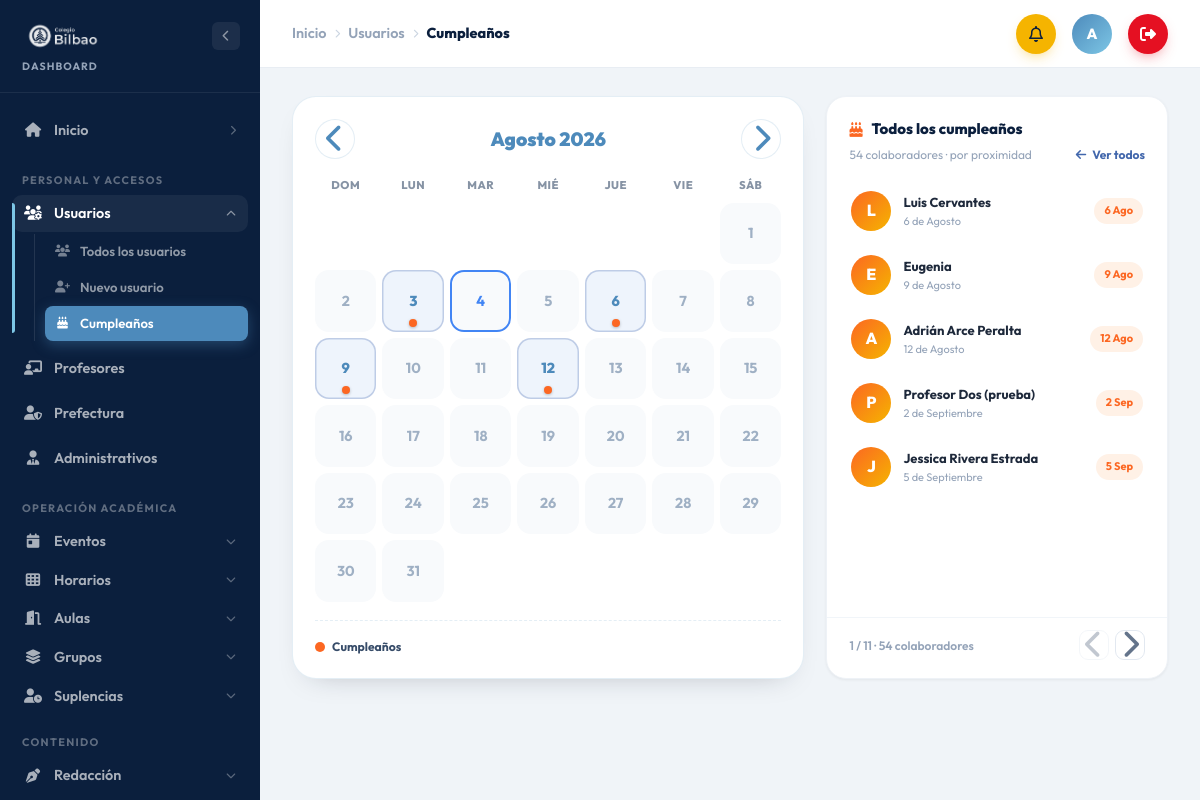
/dashboard/usuarios/cumpleanos (signed in), run on the app's committed database.
### tables this page shows
CREATE TABLE usuarios (
    id               INT UNSIGNED  NOT NULL AUTO_INCREMENT,
    nombre           VARCHAR(120)  NOT NULL,
    email            VARCHAR(180)  NOT NULL,
    password         VARCHAR(255)  NOT NULL,
    rol              ENUM('administrador','usuario') NOT NULL DEFAULT 'usuario',
    rol_redaccion    ENUM('revisor','editor') NULL,   
    tipo_personal    SET('profesor','prefecto','administrativo') NULL,  
    puede_suplir     TINYINT(1)    NOT NULL DEFAULT 1,  
    modulos          VARCHAR(255)  NULL,           
    fecha_nacimiento DATE          NULL,           
    avatar           VARCHAR(255)  NULL,
    ultimo_acceso    DATETIME      NULL,
    creado_en        TIMESTAMP     NOT NULL DEFAULT CURRENT_TIMESTAMP,
    PRIMARY KEY (id),
    UNIQUE KEY uq_email (email)
);

### views/blog/usuarios/cumpleanos.php (the view, shortened to what the rows shown need)
<?php
$mesesEs = ['Enero','Febrero','Marzo','Abril','Mayo','Junio','Julio','Agosto','Septiembre','Octubre','Noviembre','Diciembre'];
$mesesAb = ['Ene','Feb','Mar','Abr','May','Jun','Jul','Ago','Sep','Oct','Nov','Dic'];
$ahora    = new \DateTime();
$hoyMD    = $ahora->format('m-d');
$todayDoy = (int)$ahora->format('z');
$lista   = [];
foreach (($cumpleanos ?? []) as $c) {
    $md = str_pad((string)$c->mes, 2, '0', STR_PAD_LEFT) . '-' . str_pad((string)$c->dia, 2, '0', STR_PAD_LEFT);
    $bd  = \DateTime::createFromFormat('!Y-n-j', $ahora->format('Y') . "-{$c->mes}-{$c->dia}");
    $doy = $bd ? (int)$bd->format('z') : 999;
    $lista[] = [
        'nombre'  => $c->nombre ?? '—',
        'inicial' => mb_strtoupper(mb_substr($c->nombre ?? 'U', 0, 1)),
        'avatar'  => $c->avatar ?? '',
        'mes'     => (int)$c->mes,
        'dia'     => (int)$c->dia,
        'ord'     => ($doy - $todayDoy + 366) % 366,
        'hoy'     => ($md === $hoyMD),
    ];
}
$porPagina = 5;
?>
<div class="admin-layout">
    <?php include __DIR__ . '/../_sidebar.php'; ?>
    <div class="admin-main">
        <main class="admin-content">
            <div class="cb-wrap">
                <div class="cb-side">
                    <div class="cb-list" data-cb-list id="cbList">
                        <?php if (empty($lista)): ?>
                            <div class="cb-empty">Aún no hay fechas de nacimiento registradas.<br>Agrégalas al editar cada usuario.</div>
                        <?php else: foreach ($lista as $i => $c):
                            $mes = $mesesEs[$c['mes'] - 1] ?? '';
                        ?>
                        <div class="cb-item<?= $c['hoy'] ? ' is-today' : '' ?><?= $i >= $porPagina ? ' is-hidden' : '' ?>" data-pager-item>
                            <div class="cb-ava"><?php if (!empty($c['avatar'])): ?><img src="<?= htmlspecialchars($c['avatar']) ?>" alt=""><?php else: ?><?= htmlspecialchars($c['inicial']) ?><?php endif; ?></div>
                            <div>
                                <div class="cb-name"><?= htmlspecialchars($c['nombre']) ?></div>
                                <div class="cb-date"><?= $c['dia'] ?> de <?= $mes ?></div>
                            </div>
                            <span class="cb-chip<?= $c['hoy'] ? ' cb-chip--today' : '' ?>"><?= $c['hoy'] ? '¡Hoy!' : $c['dia'] . ' ' . $mesesAb[$c['mes'] - 1] ?></span>
                        </div>
                        <?php endforeach; endif; ?>
                    </div>
                </div>
            </div>
        </main>
    </div>
</div>

### data on the page
usuarios: inicial "L", nombre "Luis Cervantes", dia "6", mes "Agosto", mes "Ago"
usuarios: inicial "E", nombre "Eugenia", dia "9", mes "Agosto", mes "Ago"
usuarios: inicial "A", nombre "Adrián Arce Peralta", dia "12", mes "Agosto", mes "Ago"
usuarios: inicial "P", nombre "Profesor Dos (prueba)", dia "2", mes "Septiembre", mes "Sep"
usuarios: inicial "J", nombre "Jessica Rivera Estrada", dia "5", mes "Septiembre", mes "Sep"

### other printed values
$_cr['label'] "Inicio"
$_cr['label'] "Usuarios"
$_cr['label'] "Cumpleaños"
$_g['label'] "PERSONAL Y ACCESOS"
$_m['nombre'] "Usuarios"
$_s['label'] "Todos los usuarios"
$_s['label'] "Nuevo usuario"
$_s['label'] "Cumpleaños"
$_m['nombre'] "Profesores"
$_m['nombre'] "Prefectura"
$_m['nombre'] "Administrativos"
$_g['label'] "OPERACIÓN ACADÉMICA"
$_m['nombre'] "Eventos"
$_m['nombre'] "Horarios"
$_m['nombre'] "Aulas"
